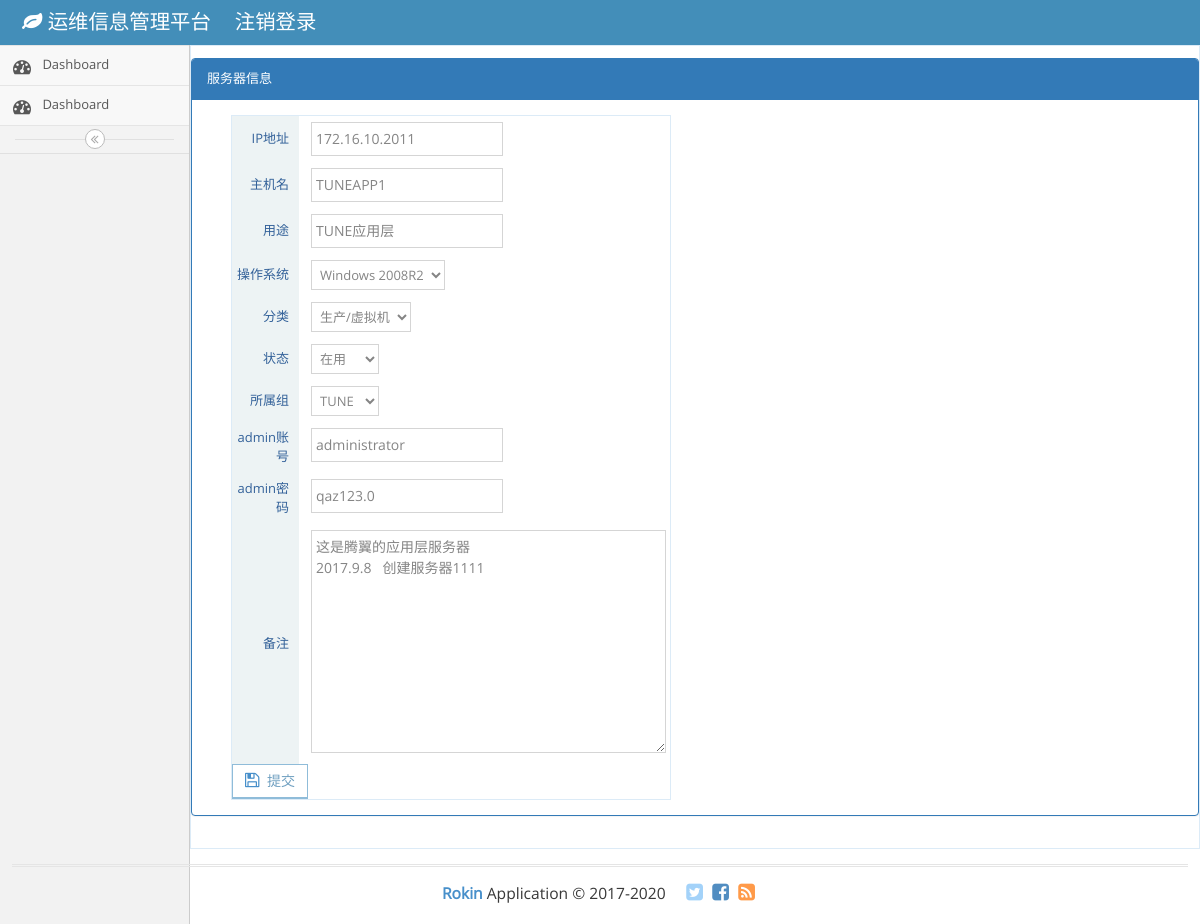
The app's page /post/1/edit/ with its own data.
### app/models.py (models this page shows, shortened)
class Host(models.Model):
    ip = models.CharField(max_length=20)
    host_name = models.CharField(max_length=50)
    host_purpose = models.CharField(max_length=100, blank=True)
    host_status = models.ForeignKey(Host_status)
    Host_category = models.ForeignKey(HostCategorys)
    Host_group = models.ForeignKey(HostGroups)
    Host_operatingsystem = models.ForeignKey(OperatingSystems)
    admin_Account = models.CharField(max_length=50, blank=True)
    admin_password = models.CharField(max_length=50, blank=True)
    Host_body = models.TextField(max_length=1000, blank=True)
    created_time = models.DateTimeField(auto_now_add=True)
    modified_time = models.DateTimeField(auto_now_add=True)

### app/views.py (the view)
# urls.py: url(r'^post/(?P<pk>[0-9]+)/edit/$', views.HostEditView.as_view(), name='host_edit'),
class HostEditView(UpdateView):
    model = Host
    form_class = PostForm
    template_name = 'app/host_edit.html'

### app/forms.py
class PostForm(forms.ModelForm):
    class Meta:
        model = Host
        fields = ('ip', 'host_name', 'host_purpose', 'Host_category', 'Host_group',
                  'admin_Account', 'admin_password', 'Host_operatingsystem', 'Host_body', 'host_status')

### app/models.py (called while the page is built)
    def __str__(self):
        return self.category

    def __str__(self):
        return self.group

    def __str__(self):
        return self.operatingsystem

    def __str__(self):
        return self.status

### templates/app/host_edit.html (shortened to what this page needs)
{% extends 'app/base.html' %}
{% load staticfiles %}
{% block main %}
    <div class="table-detail">
    <div class="row">
        <div class="panel panel-primary">
            <div class="panel-heading">服务器信息</div>
            <div class="panel-body">
                <div class="col-xs-12 col-sm-6">
                    <div class="profile-user-info profile-user-info-striped">
                        <div class="profile-info-row">
                            <form method="POST" class="post-form">{% csrf_token %}
                                <div class="profile-info-name"> IP地址</div>
                                <div class="profile-info-value">
                                    {{ form.ip }}
                                </div>
                                <div class="profile-info-row">
                                    <div class="profile-info-name"> 主机名</div>
                                    <div class="profile-info-value">
                                        {{ form.host_name }}
                                    </div>
                                </div>
                                <div class="profile-info-row">
                                    <div class="profile-info-name"> 用途</div>
                                    <div class="profile-info-value">
                                        {{ form.host_purpose }}
                                    </div>
                                </div>
                                <div class="profile-info-row">
                                    <div class="profile-info-name"> 操作系统</div>
                                    <div class="profile-info-value">
                                        {{ form.Host_operatingsystem }}
                                    </div>
                                </div>
                                <div class="profile-info-row">
                                    <div class="profile-info-name"> 分类</div>
                                    <div class="profile-info-value">
                                        {{ form.Host_category }}
                                    </div>
                                </div>
                                <div class="profile-info-row">
                                    <div class="profile-info-name"> 状态</div>
                                    <div class="profile-info-value">
                                        {{ form.host_status }}
                                    </div>
                                </div>
                                <div class="profile-info-row">
                                    <div class="profile-info-name"> 所属组</div>
                                    <div class="profile-info-value">
                                        {{ form.Host_group }}
                                    </div>
                                </div>
                                <div class="profile-info-row">
                                    <div class="profile-info-name"> admin账号</div>
                                    <div class="profile-info-value">
                                        {{ form.admin_Account }}
                                    </div>
                                </div>
                                <div class="profile-info-row">
                                    <div class="profile-info-name"> admin密码</div>
                                    <div class="profile-info-value">
                                        {{ form.admin_password }}
                                    </div>
                                </div>
                                <div class="profile-info-row">
                                    <div class="profile-info-name"> 备注</div>
                                    <div class="profile-info-value">
                                        {{ form.Host_body }}
                                    </div>
                                </div>
                                <button type="submit" class="btn btn-white btn-info btn-bold">
                                    <i class="ace-icon fa fa-floppy-o bigger-120 blue"></i>
                                    提交
                                </button>
                            </form>
                        </div>
                    </div>
                </div>
            </div>
        </div>
    </div>
{% endblock main %}

### records on screen
Host: ip "172.16.10.2011", host_name "TUNEAPP1", host_purpose "TUNE应用层", Host_operatingsystem "Windows 2008R2", Host_category "生产/虚拟机", host_status "在用", Host_group "TUNE", admin_Account "administrator", admin_password "qaz123.0", Host_body "这是腾翼的应用层服务器 2017.9.8 创建服务器1111"
